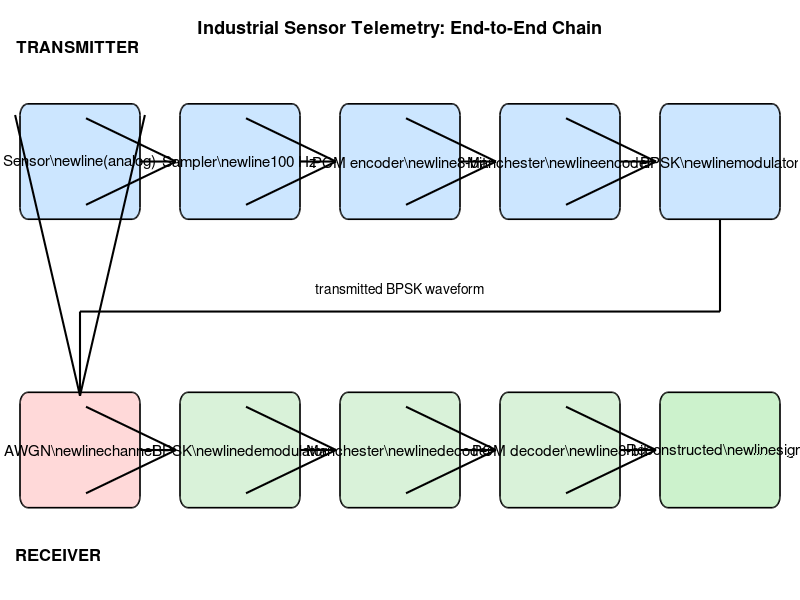

Write the MATLAB code that produced this figure.
function fig = plot_block_diagram()
% Draws the complete system block diagram.
fig = figure('Color','w','Position',[50 50 1300 480]);
ax = axes('Position',[0 0 1 1]); axis(ax,[0 100 0 52]); axis off; hold on;

tx_names = {'Sensor\newline(analog)','Sampler\newline100 Hz','PCM encoder\newline8-bit','Manchester\newlineencoder','BPSK\newlinemodulator'};
rx_names = {'AWGN\newlinechannel','BPSK\newlinedemodulator','Manchester\newlinedecoder','PCM decoder\newline8-bit','Reconstructed\newlinesignal'};
xc = [10 30 50 70 90];  w = 15;  h = 10;
y1 = 33;  y2 = 8;

for k = 1:5
    rectangle('Position',[xc(k)-w/2 y1 w h],'Curvature',0.2,'FaceColor',[0.80 0.90 1.00],'EdgeColor','k','LineWidth',1.2);
    text(xc(k), y1+h/2, tx_names{k}, 'HorizontalAlignment','center','FontSize',11);
    if k == 1, col = [1.00 0.85 0.85]; elseif k == 5, col = [0.80 0.95 0.80]; else, col = [0.85 0.95 0.85]; end
    rectangle('Position',[xc(k)-w/2 y2 w h],'Curvature',0.2,'FaceColor',col,'EdgeColor','k','LineWidth',1.2);
    text(xc(k), y2+h/2, rx_names{k}, 'HorizontalAlignment','center','FontSize',11);
end
for k = 1:4
    quiver(xc(k)+w/2, y1+h/2, 20-w-0.5, 0, 0, 'k','LineWidth',1.5,'MaxHeadSize',1.5);
    quiver(xc(k)+w/2, y2+h/2, 20-w-0.5, 0, 0, 'k','LineWidth',1.5,'MaxHeadSize',1.5);
end
% connection from modulator (top right) to channel (bottom left)
plot([90 90],[y1 25],'k-','LineWidth',1.5);
plot([90 10],[25 25],'k-','LineWidth',1.5);
quiver(10, 25, 0, y2+h-25-0.3, 0, 'k','LineWidth',1.5,'MaxHeadSize',2);

text(2, 48, 'TRANSMITTER','FontWeight','bold','FontSize',12);
text(2, 4,  'RECEIVER','FontWeight','bold','FontSize',12);
text(50, 49.5, 'Industrial Sensor Telemetry: End-to-End Chain','HorizontalAlignment','center','FontWeight','bold','FontSize',13);
text(50, 27, 'transmitted BPSK waveform','HorizontalAlignment','center','FontSize',10,'BackgroundColor','w');
end
